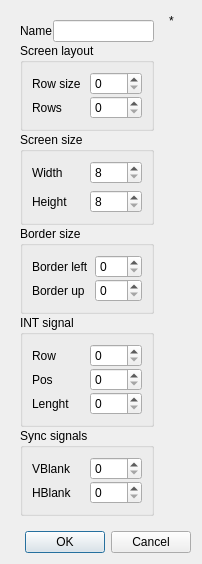
<?xml version="1.0" encoding="UTF-8"?>
<ui version="4.0">
 <class>LayEditor</class>
 <widget class="QDialog" name="LayEditor">
  <property name="windowModality">
   <enum>Qt::WindowModal</enum>
  </property>
  <property name="geometry">
   <rect>
    <x>0</x>
    <y>0</y>
    <width>202</width>
    <height>546</height>
   </rect>
  </property>
  <property name="windowTitle">
   <string>Xpeccy layout editor</string>
  </property>
  <layout class="QVBoxLayout" name="verticalLayout_2">
   <item>
    <layout class="QHBoxLayout" name="horizontalLayout_3">
     <item>
      <widget class="QWidget" name="layWidget" native="true">
       <layout class="QVBoxLayout" name="verticalLayout">
        <property name="spacing">
         <number>1</number>
        </property>
        <item>
         <layout class="QHBoxLayout" name="horizontalLayout_2">
          <item>
           <widget class="QLabel" name="label_10">
            <property name="text">
             <string>Name</string>
            </property>
           </widget>
          </item>
          <item>
           <widget class="QLineEdit" name="layName"/>
          </item>
         </layout>
        </item>
        <item>
         <widget class="QGroupBox" name="groupBox_2">
          <property name="title">
           <string>Screen layout</string>
          </property>
          <property name="checkable">
           <bool>false</bool>
          </property>
          <layout class="QGridLayout" name="gridLayout_2">
           <property name="verticalSpacing">
            <number>1</number>
           </property>
           <item row="0" column="0">
            <widget class="QLabel" name="label">
             <property name="text">
              <string>Row size</string>
             </property>
            </widget>
           </item>
           <item row="1" column="1">
            <widget class="QSpinBox" name="rowsBox">
             <property name="maximum">
              <number>512</number>
             </property>
            </widget>
           </item>
           <item row="1" column="0">
            <widget class="QLabel" name="label_2">
             <property name="text">
              <string>Rows</string>
             </property>
            </widget>
           </item>
           <item row="0" column="1">
            <widget class="QSpinBox" name="lineBox">
             <property name="maximum">
              <number>512</number>
             </property>
            </widget>
           </item>
          </layout>
         </widget>
        </item>
        <item>
         <widget class="QGroupBox" name="groupBox_5">
          <property name="title">
           <string>Screen size</string>
          </property>
          <layout class="QGridLayout" name="gridLayout_7">
           <item row="0" column="0">
            <widget class="QLabel" name="label_11">
             <property name="text">
              <string>Width</string>
             </property>
            </widget>
           </item>
           <item row="1" column="0">
            <widget class="QLabel" name="label_12">
             <property name="text">
              <string>Height</string>
             </property>
            </widget>
           </item>
           <item row="0" column="1">
            <widget class="QSpinBox" name="sbScrW">
             <property name="minimum">
              <number>8</number>
             </property>
             <property name="maximum">
              <number>320</number>
             </property>
            </widget>
           </item>
           <item row="1" column="1">
            <widget class="QSpinBox" name="sbScrH">
             <property name="minimum">
              <number>8</number>
             </property>
             <property name="maximum">
              <number>256</number>
             </property>
            </widget>
           </item>
          </layout>
         </widget>
        </item>
        <item>
         <widget class="QGroupBox" name="groupBox_4">
          <property name="title">
           <string>Border size</string>
          </property>
          <layout class="QGridLayout" name="gridLayout_4">
           <property name="verticalSpacing">
            <number>1</number>
           </property>
           <item row="0" column="0">
            <widget class="QLabel" name="label_3">
             <property name="text">
              <string>Border left</string>
             </property>
            </widget>
           </item>
           <item row="0" column="1">
            <widget class="QSpinBox" name="brdLBox">
             <property name="maximum">
              <number>512</number>
             </property>
            </widget>
           </item>
           <item row="1" column="0">
            <widget class="QLabel" name="label_7">
             <property name="text">
              <string>Border up</string>
             </property>
            </widget>
           </item>
           <item row="1" column="1">
            <widget class="QSpinBox" name="brdUBox">
             <property name="maximum">
              <number>512</number>
             </property>
            </widget>
           </item>
          </layout>
         </widget>
        </item>
        <item>
         <widget class="QGroupBox" name="groupBox">
          <property name="title">
           <string>INT signal</string>
          </property>
          <layout class="QGridLayout" name="gridLayout">
           <property name="verticalSpacing">
            <number>1</number>
           </property>
           <item row="0" column="0">
            <widget class="QLabel" name="label_4">
             <property name="text">
              <string>Row</string>
             </property>
            </widget>
           </item>
           <item row="0" column="1">
            <widget class="QSpinBox" name="intRowBox">
             <property name="maximum">
              <number>512</number>
             </property>
            </widget>
           </item>
           <item row="1" column="0">
            <widget class="QLabel" name="label_5">
             <property name="text">
              <string>Pos</string>
             </property>
            </widget>
           </item>
           <item row="1" column="1">
            <widget class="QSpinBox" name="intPosBox">
             <property name="maximum">
              <number>512</number>
             </property>
            </widget>
           </item>
           <item row="2" column="0">
            <widget class="QLabel" name="label_6">
             <property name="text">
              <string>Lenght</string>
             </property>
            </widget>
           </item>
           <item row="2" column="1">
            <widget class="QSpinBox" name="intLenBox">
             <property name="maximum">
              <number>512</number>
             </property>
            </widget>
           </item>
          </layout>
         </widget>
        </item>
        <item>
         <widget class="QGroupBox" name="groupBox_3">
          <property name="title">
           <string>Sync signals</string>
          </property>
          <layout class="QGridLayout" name="gridLayout_3">
           <property name="verticalSpacing">
            <number>1</number>
           </property>
           <item row="0" column="1">
            <widget class="QSpinBox" name="vsyncBox">
             <property name="maximum">
              <number>512</number>
             </property>
            </widget>
           </item>
           <item row="1" column="0">
            <widget class="QLabel" name="label_9">
             <property name="text">
              <string>HBlank</string>
             </property>
            </widget>
           </item>
           <item row="0" column="0">
            <widget class="QLabel" name="label_8">
             <property name="text">
              <string>VBlank</string>
             </property>
            </widget>
           </item>
           <item row="1" column="1">
            <widget class="QSpinBox" name="hsyncBox">
             <property name="maximum">
              <number>512</number>
             </property>
            </widget>
           </item>
          </layout>
         </widget>
        </item>
        <item>
         <spacer name="verticalSpacer">
          <property name="orientation">
           <enum>Qt::Vertical</enum>
          </property>
          <property name="sizeHint" stdset="0">
           <size>
            <width>20</width>
            <height>40</height>
           </size>
          </property>
         </spacer>
        </item>
       </layout>
      </widget>
     </item>
     <item>
      <layout class="QGridLayout" name="gridLayout_5">
       <item row="1" column="0">
        <spacer name="verticalSpacer_2">
         <property name="orientation">
          <enum>Qt::Vertical</enum>
         </property>
         <property name="sizeHint" stdset="0">
          <size>
           <width>20</width>
           <height>40</height>
          </size>
         </property>
        </spacer>
       </item>
       <item row="0" column="0">
        <widget class="QLabel" name="showField">
         <property name="text">
          <string>*</string>
         </property>
        </widget>
       </item>
       <item row="0" column="1">
        <spacer name="horizontalSpacer_2">
         <property name="orientation">
          <enum>Qt::Horizontal</enum>
         </property>
         <property name="sizeHint" stdset="0">
          <size>
           <width>40</width>
           <height>20</height>
          </size>
         </property>
        </spacer>
       </item>
      </layout>
     </item>
    </layout>
   </item>
   <item>
    <layout class="QHBoxLayout" name="horizontalLayout">
     <item>
      <widget class="QLabel" name="infLabel">
       <property name="text">
        <string/>
       </property>
      </widget>
     </item>
     <item>
      <spacer name="horizontalSpacer">
       <property name="orientation">
        <enum>Qt::Horizontal</enum>
       </property>
       <property name="sizeHint" stdset="0">
        <size>
         <width>40</width>
         <height>20</height>
        </size>
       </property>
      </spacer>
     </item>
     <item>
      <widget class="QPushButton" name="okButton">
       <property name="text">
        <string>OK</string>
       </property>
       <property name="icon">
        <iconset resource="../xpeccy.qrc">
         <normaloff>:/images/ok-apply.png</normaloff>:/images/ok-apply.png</iconset>
       </property>
      </widget>
     </item>
     <item>
      <widget class="QPushButton" name="cnButton">
       <property name="text">
        <string>Cancel</string>
       </property>
       <property name="icon">
        <iconset resource="../xpeccy.qrc">
         <normaloff>:/images/cancel.png</normaloff>:/images/cancel.png</iconset>
       </property>
      </widget>
     </item>
    </layout>
   </item>
  </layout>
 </widget>
 <resources>
  <include location="../xpeccy.qrc"/>
 </resources>
 <connections/>
</ui>
